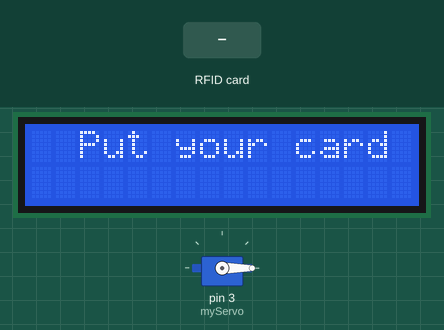
Recording of a sketch running on a simulated Arduino Uno, built with avr-gcc and run on an emulated ATmega328P. Shown: 16×2 character LCD, servo. The test bench sets the inputs (shaded band). What the sketch prints to the serial monitor is not drawn.

Above: at 1.3 s.
1.4 s: RFID card 5E 7A 19 C4 held to the reader
At 1.8 s:
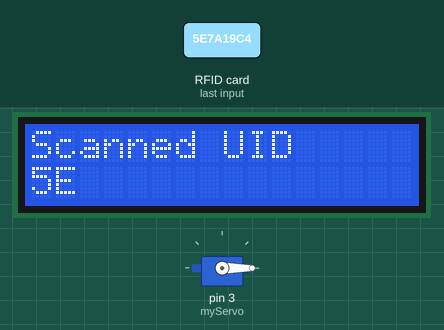
At 5.0 s:
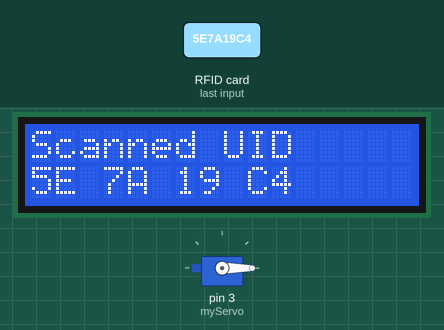
Timing chart, 0 to 6.5 s (numbered marks = the images above; inputs shaded):
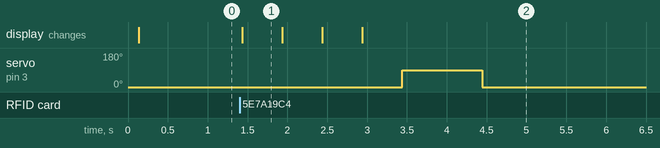

The sketch:

RFID_door_lock_system.ino
```cpp
#include <LiquidCrystal_I2C.h>
#include <SPI.h>
#include <MFRC522.h>
#include <Servo.h>

#define RST_PIN 9
#define SS_PIN  10

byte readCard[4];
byte a = 0;

LiquidCrystal_I2C lcd(0x27, 16, 2);
MFRC522 mfrc522(SS_PIN, RST_PIN);
Servo myServo; // Create a Servo object

void setup() {
  Serial.begin(9600);
  lcd.init();
  lcd.backlight();
  while (!Serial);
  SPI.begin();
  mfrc522.PCD_Init();
  delay(4);
  mfrc522.PCD_DumpVersionToSerial();
  lcd.setCursor(2, 0);
  lcd.print("Put your card");

  myServo.attach(3); // Attach the servo to pin 3
  myServo.write(0); // Ensure the servo starts at 0 degrees
}

void loop() {
  if ( ! mfrc522.PICC_IsNewCardPresent()) {
    return;
  }
  if ( ! mfrc522.PICC_ReadCardSerial()) {
    return;
  }

  lcd.clear();
  lcd.setCursor(0, 0);
  lcd.print("Scanned UID");
  a = 0;
  Serial.println(F("Scanned PICC's UID:"));
  for ( uint8_t i = 0; i < 4; i++) {
    readCard[i] = mfrc522.uid.uidByte[i];
    Serial.print(readCard[i], HEX);
    Serial.print(" ");
    lcd.setCursor(a, 1);
    lcd.print(readCard[i], HEX);
    lcd.print(" ");
    delay(500);
    a += 3;
  }
  Serial.println("");

  // Rotate the servo when the card is scanned successfully
  myServo.write(90); // Rotate to 90 degrees
  delay(1000); // Hold the position for 1 second
  myServo.write(0); // Return to 0 degrees

  mfrc522.PICC_HaltA();
}
```

Measured:
- after the input at 1.4 s, servo on pin 3 (myServo): 0° → 90° after 2.0 s, → 0° 1.0 s later; the display: changes at once (image 1)
- what the display in image 1 shows lasts 0.5 s, from 1.4 s to 1.9 s
